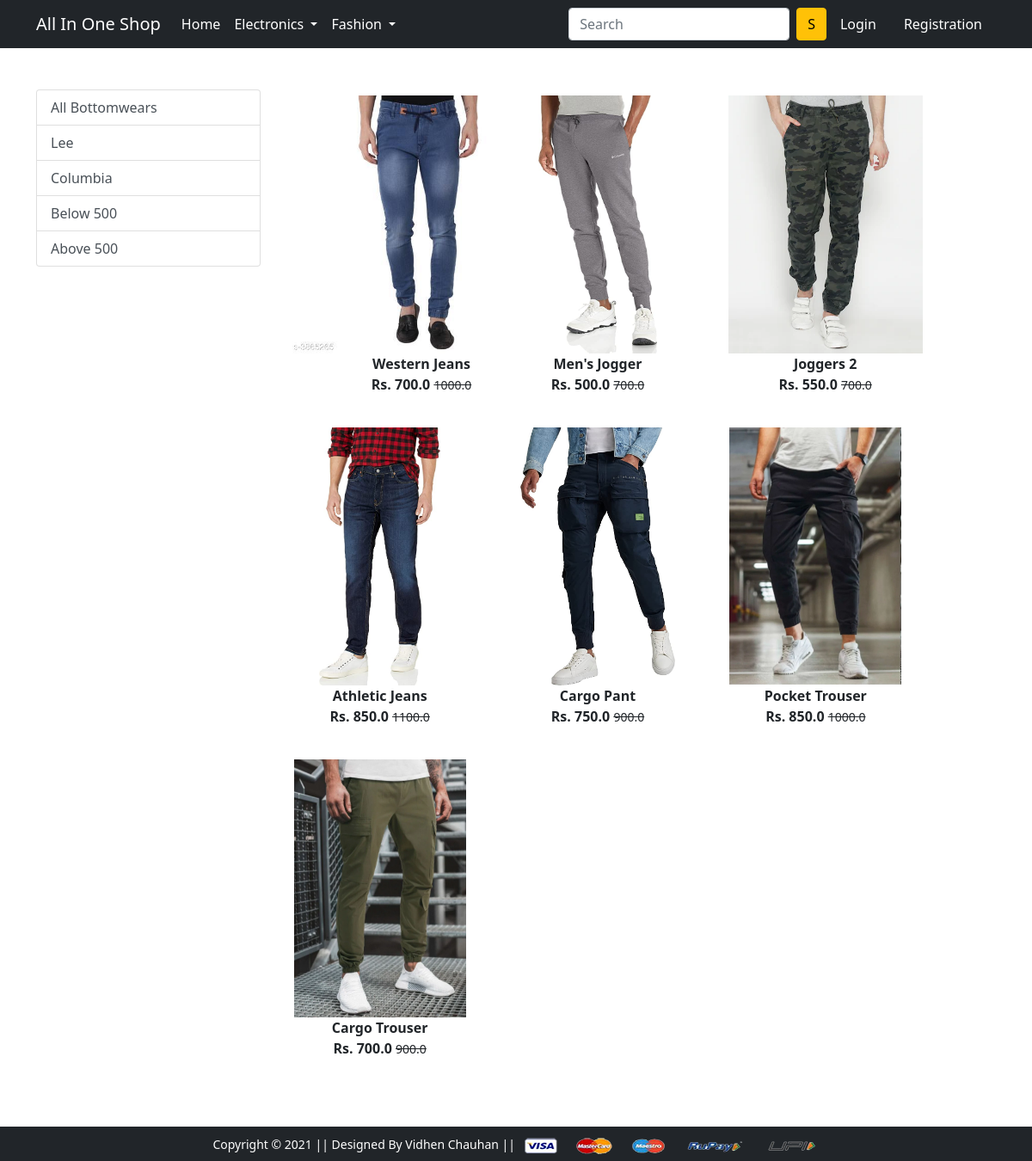
The app's page /bottomwear/ with its own data.
### app/models.py (models this page shows)
class Product(models.Model):
    title = models.CharField(max_length=100)
    selling_price = models.FloatField()
    discounted_price = models.FloatField()
    description = models.TextField()
    brand = models.CharField(max_length=100)
    category = models.CharField(choices=CATEGORY_CHOICES, max_length=2)
    product_image = models.ImageField(upload_to='productimg')

### app/views.py (the view)
# urls.py: path('bottomwear/', views.bottomwear, name='bottomwear'),
def bottomwear(request, data=None):
 totalitem = 0
 if data == None:
  bottomwears = Product.objects.filter(category= 'BW')
 elif data == 'Lee' or data == "Columbia":
  bottomwears = Product.objects.filter(category= 'BW').filter(brand=data)
 elif data == 'below':
  bottomwears = Product.objects.filter(category= 'BW').filter(discounted_price__lte=500)
 elif data == 'above':
  bottomwears = Product.objects.filter(category= 'BW').filter(discounted_price__gt=500)
 if request.user.is_authenticated:
    totalitem = len(Cart.objects.filter(user=request.user))
 return render(request, 'app/bottomwear.html', {'bottomwears': bottomwears, 'totalitem': totalitem})

### app/templates/app/bottomwear.html (shortened to what this page needs)
{% extends 'app/base.html' %}
{% load static %}
{% block main-content %}
<div class="container my-5">
 <div class="row">
  <div class="col-sm-3">
    <div class="list-group">
        <a href="{% url 'bottomwear' %}" class="list-group-item list-group-item-action" aria-current="true">All Bottomwears</a>
        <a href="{% url 'bottomweardata' 'Lee' %}" class="list-group-item list-group-item-action" aria-current="true">Lee</a>
        <a href="{% url 'bottomweardata' 'Columbia' %}" class="list-group-item list-group-item-action" aria-current="true">Columbia</a>
        <a href="{% url 'bottomweardata' 'below' %}" class="list-group-item list-group-item-action" aria-current="true">Below 500</a>
        <a href="{% url 'bottomweardata' 'above' %}" class="list-group-item list-group-item-action" aria-current="true">Above 500</a>
    </div>
  </div>
    <div class="col-sm-8">
        <div class="row">
            {% for product in bottomwears %}
            <div class="col-sm-4 text-center mb-4">
                <a href="{% url 'product-detail' product.id %}" class="btn">
                    <div class="item">
                        <img src="{{product.product_image.url}}" alt="" height="300" class="">
                        <div class="fw-bold">{{product.title}}</div>
                        <div class="fw-bold">Rs. {{product.discounted_price}} <small class="fw-light text-decoration-line-through">{{product.selling_price}}</small> </div>
                    </div>
                </a>
            </div>
            {% endfor %}
        </div>
    </div>
 </div>
</div>
{% endblock main-content %}

### records on screen
Product: product_image (picture), title "Western Jeans", discounted_price "700.0", selling_price "1000.0"
Product: product_image (picture), title "Men's Jogger", discounted_price "500.0", selling_price "700.0"
Product: product_image (picture), title "Joggers 2", discounted_price "550.0", selling_price "700.0"
Product: product_image (picture), title "Athletic Jeans", discounted_price "850.0", selling_price "1100.0"
Product: product_image (picture), title "Cargo Pant", discounted_price "750.0", selling_price "900.0"
Product: product_image (picture), title "Pocket Trouser", discounted_price "850.0", selling_price "1000.0"
Product: product_image (picture), title "Cargo Trouser", discounted_price "700.0", selling_price "900.0"
